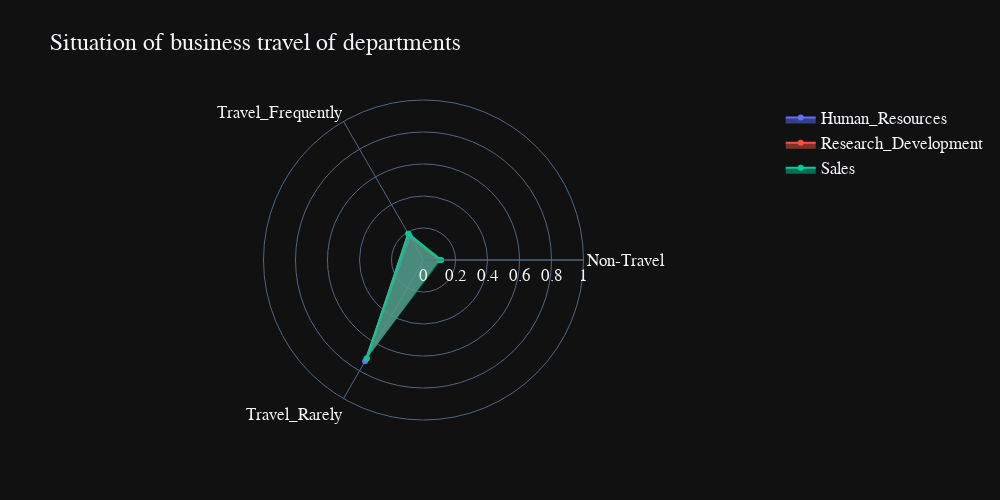

Notebook source saved alongside this figure:
### Markdown cell above
**Title:** Degree of business travel in each department

**Chart type:** Radar chart

**Visualization:**

### Code cell
plot_df = df.groupby(["Department", "BusinessTravel"]).size()
Human_Resources = np.round(
    plot_df["Human Resources"].values / (plot_df["Human Resources"].values.sum()), 2
)
Research_Development = np.round(
    plot_df["Research & Development"].values
    / (plot_df["Research & Development"].values.sum()),
    2,
)
Sales = np.round(plot_df["Sales"].values / (plot_df["Sales"].values.sum()), 2)

categories = ["Non-Travel", "Travel_Frequently", "Travel_Rarely"]
fig = go.Figure()
fig.add_trace(
    go.Scatterpolar(
        r=Human_Resources, theta=categories, fill="toself", name="Human_Resources"
    )
)
fig.add_trace(
    go.Scatterpolar(
        r=Research_Development,
        theta=categories,
        fill="toself",
        name="Research_Development",
    )
)
fig.add_trace(go.Scatterpolar(r=Sales, theta=categories, fill="toself", name="Sales"))
fig.update_layout(
    polar=dict(radialaxis=dict(range=[0, 1])),
    font=dict(family="Franklin Gothic", size=17),
    showlegend=True,
    title="Situation of business travel of departments",
    height=500,
    width=1000,
)
fig.layout.template = "plotly_dark"
fig.show()

### Figure 1 — Plotly figure (JSON) as saved in the notebook; plotly's stock layout.template omitted (floating-point values rounded to 4 significant figures)
{"data": [{"fill": "toself", "name": "Human_Resources", "r": [0.1, 0.17, 0.73], "theta": ["Non-Travel", "Travel_Frequently", "Travel_Rarely"], "type": "scatterpolar"}, {"fill": "toself", "name": "Research_Development", "r": [0.1, 0.19, 0.71], "theta": ["Non-Travel", "Travel_Frequently", "Travel_Rarely"], "type": "scatterpolar"}, {"fill": "toself", "name": "Sales", "r": [0.11, 0.19, 0.71], "theta": ["Non-Travel", "Travel_Frequently", "Travel_Rarely"], "type": "scatterpolar"}], "layout": {"font": {"family": "Franklin Gothic", "size": 17}, "height": 500, "polar": {"radialaxis": {"range": [0, 1]}}, "showlegend": true, "title": {"text": "Situation of business travel of departments"}, "width": 1000}}
